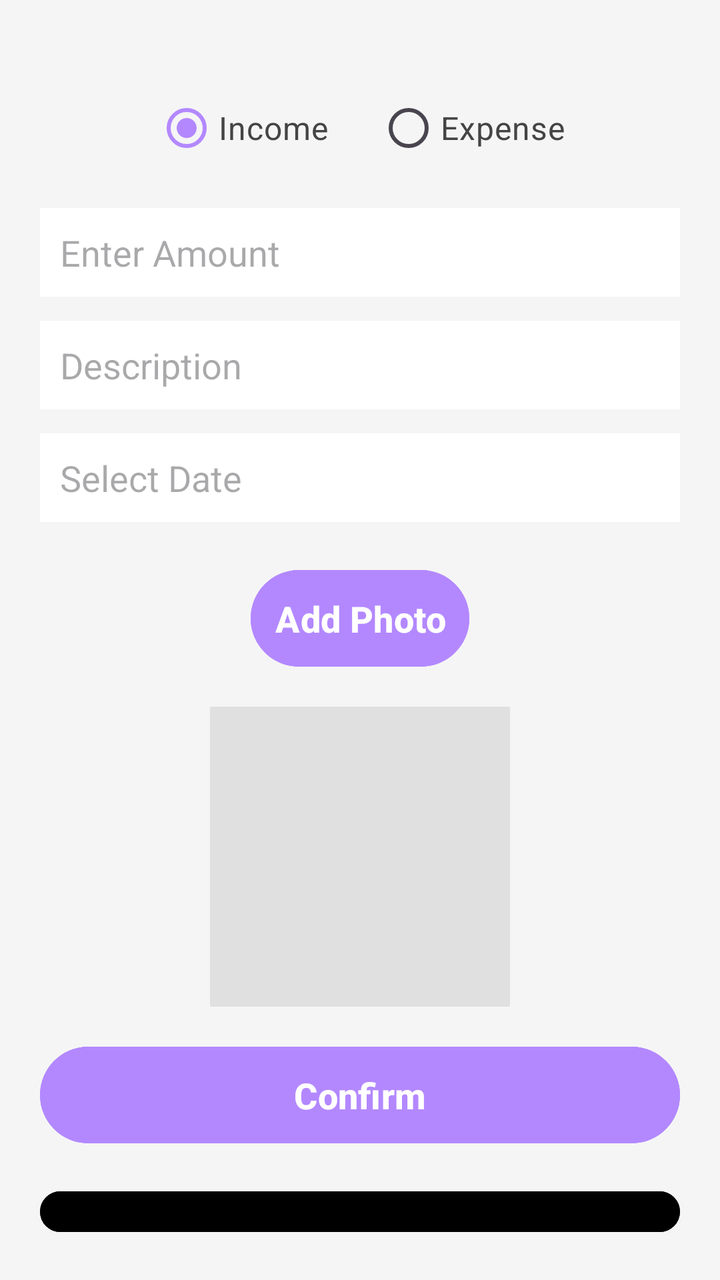
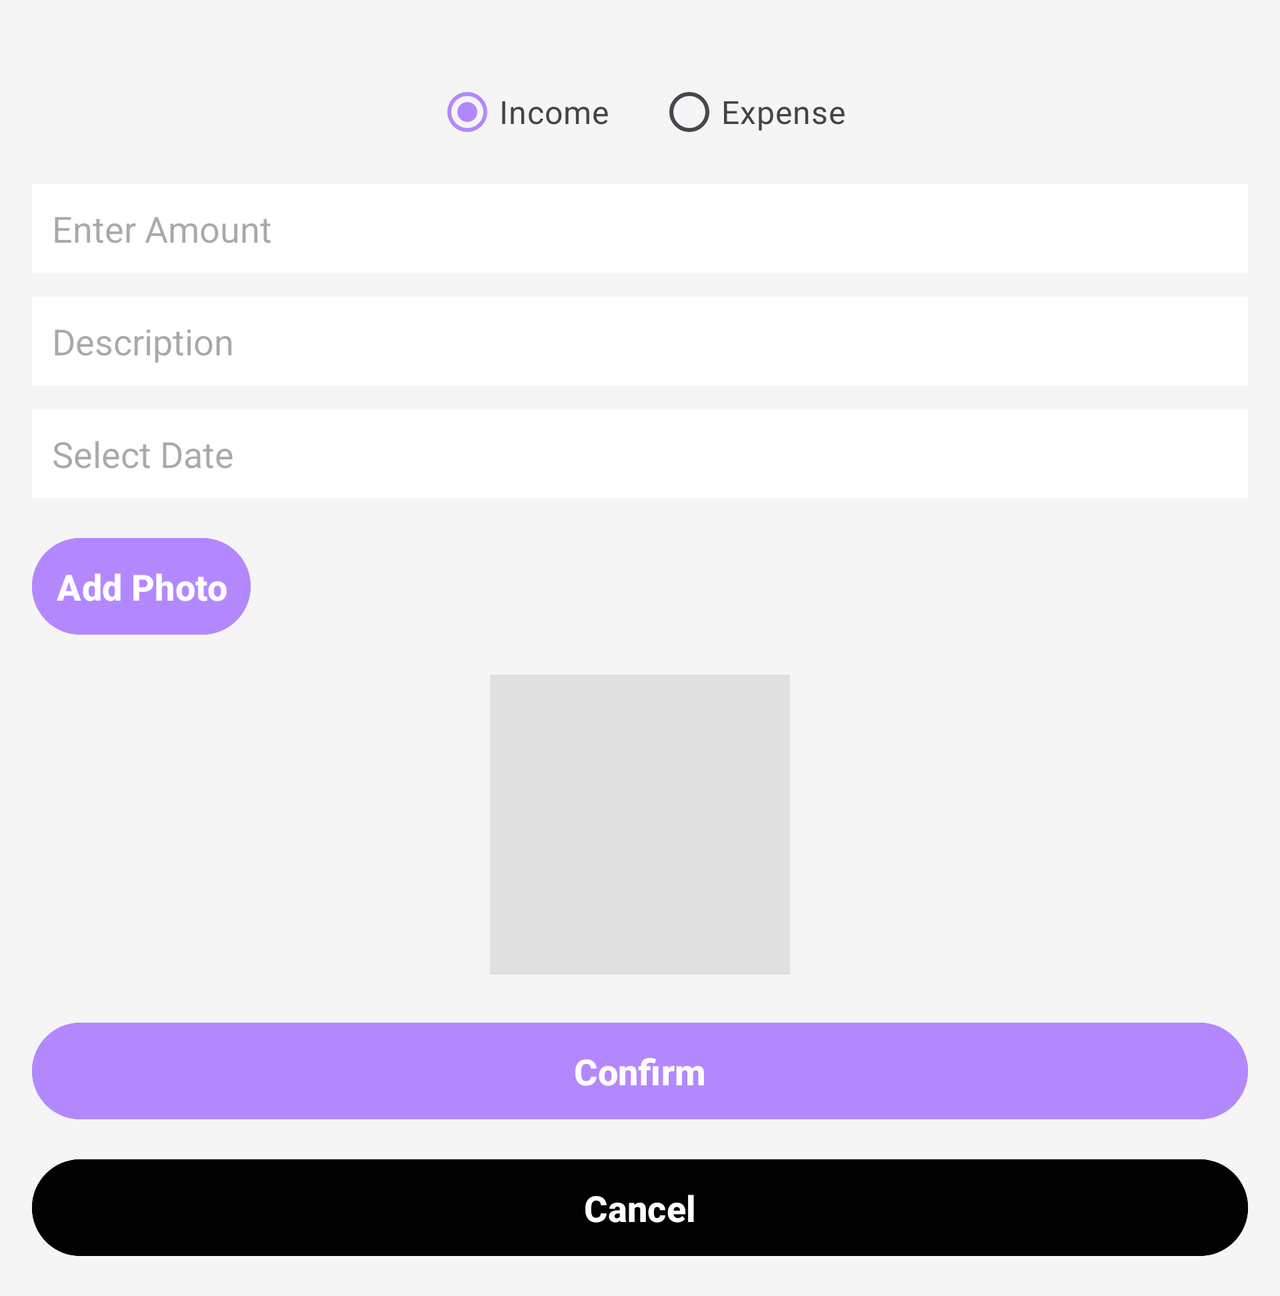

First picture: res/layout/ on a phone held upright. Second picture: the repository's own variant of that layout, on a device whose configuration matches the variant's folder. Source for both follows.
<!-- AndroidManifest.xml: application theme Theme.BudgetManager -->
<!-- res/layout/edit_item_fragment.xml -->
<?xml version="1.0" encoding="utf-8"?>
<LinearLayout
    xmlns:android="http://schemas.android.com/apk/res/android"
    android:layout_width="match_parent"
    android:layout_height="match_parent"
    android:orientation="vertical"
    android:padding="20dp"
    android:background="#F5F5F5"
    xmlns:tools="http://schemas.android.com/tools"
    tools:context="EditItemFragment">

    <RadioGroup
        android:id="@+id/transaction_type_group"
        android:layout_width="wrap_content"
        android:layout_height="wrap_content"
        android:layout_gravity="center_horizontal"
        android:orientation="horizontal"
        android:layout_marginTop="20dp"
        android:layout_marginBottom="16dp">

        <RadioButton
            android:id="@+id/income_radio"
            android:layout_width="wrap_content"
            android:layout_height="wrap_content"
            android:text="@string/income"
            android:textSize="16sp"
            android:textColor="#444444"
            android:checked="true" />

        <RadioButton
            android:id="@+id/expense_radio"
            android:layout_width="wrap_content"
            android:layout_height="wrap_content"
            android:text="@string/expense"
            android:layout_marginStart="24dp"
            android:textSize="16sp"
            android:textColor="#444444" />
    </RadioGroup>

    <EditText
        android:id="@+id/amount_input"
        android:layout_width="match_parent"
        android:layout_height="wrap_content"
        android:layout_marginBottom="12dp"
        android:hint="@string/enter_amount"
        android:inputType="numberDecimal"
        android:textSize="18sp"
        android:background="#FFFFFF"
        android:padding="10dp" />

    <EditText
        android:id="@+id/description_input"
        android:layout_width="match_parent"
        android:layout_height="wrap_content"
        android:layout_marginBottom="12dp"
        android:hint="@string/description"
        android:inputType="text"
        android:textSize="18sp"
        android:background="#FFFFFF"
        android:padding="10dp"/>

    <EditText
        android:id="@+id/date_picker"
        android:layout_width="match_parent"
        android:layout_height="wrap_content"
        android:layout_marginBottom="20dp"
        android:hint="@string/select_date"
        android:inputType="text"
        android:textSize="18sp"
        android:background="#FFFFFF"
        android:padding="10dp"
        android:focusable="false"/>

    <Button
        android:id="@+id/take_photo_button"
        android:layout_width="wrap_content"
        android:layout_height="wrap_content"
        android:layout_marginBottom="16dp"
        android:text="@string/add_photo"
        android:layout_gravity="center"
        android:textSize="18sp"
        android:textStyle="bold"
        android:backgroundTint="@color/purple"
        android:textColor="#FFFFFF"
        android:padding="12dp" />

    <ImageView
        android:id="@+id/selected_image"
        android:layout_width="150dp"
        android:layout_height="150dp"
        android:layout_gravity="center"
        android:layout_marginBottom="16dp"
        android:scaleType="centerCrop"
        android:background="#E0E0E0"
        android:contentDescription="@string/selected_image_placeholder" />

    <Button
        android:id="@+id/confirm_transaction_button"
        android:layout_width="match_parent"
        android:layout_height="wrap_content"
        android:layout_marginBottom="16dp"
        android:text="@string/confirm"
        android:textSize="18sp"
        android:textStyle="bold"
        android:backgroundTint="@color/purple"
        android:textColor="#FFFFFF"
        android:padding="12dp" />

    <Button
        android:id="@+id/cancel_button"
        android:layout_width="match_parent"
        android:layout_height="wrap_content"
        android:text="@string/cancel"
        android:textSize="18sp"
        android:textStyle="bold"
        android:backgroundTint="@color/gray"
        android:textColor="#FFFFFF"
        android:padding="12dp" />
</LinearLayout>
<!-- resources referenced by this layout -->
<resources>
  <color name="purple">#B388FF</color>
  <string name="add_photo">Add Photo</string>
  <string name="cancel">Cancel</string>
  <string name="confirm">Confirm</string>
  <string name="description">Description</string>
  <string name="enter_amount">Enter Amount</string>
  <string name="expense">Expense</string>
  <string name="income">Income</string>
  <string name="select_date">Select Date</string>
  <string name="selected_image_placeholder">Selected Image Placeholder</string>
  <style name="Theme.BudgetManager" parent="Base.Theme.BudgetManager" />
  <style name="Base.Theme.BudgetManager" parent="Theme.Material3.DayNight.NoActionBar">
          
          
          <item name="colorPrimary">@color/purple</item>
      </style>
</resources>
<!-- res/layout-land/edit_item_fragment.xml (the repository's variant of the layout above) -->
<!-- drawn on the phone turned sideways -->
<?xml version="1.0" encoding="utf-8"?>
<ScrollView
    xmlns:android="http://schemas.android.com/apk/res/android"
    xmlns:app="http://schemas.android.com/apk/res-auto"
    xmlns:tools="http://schemas.android.com/tools"
    android:layout_width="match_parent"
    android:layout_height="match_parent"
    android:fillViewport="true">

    <androidx.constraintlayout.widget.ConstraintLayout
        android:layout_width="match_parent"
        android:layout_height="wrap_content"
        android:padding="16dp"
        android:background="#F5F5F5">

        <RadioGroup
            android:id="@+id/transaction_type_group"
            android:layout_width="wrap_content"
            android:layout_height="wrap_content"
            android:orientation="horizontal"
            app:layout_constraintTop_toTopOf="parent"
            app:layout_constraintStart_toStartOf="parent"
            app:layout_constraintEnd_toEndOf="parent"
            android:layout_marginTop="16dp">

            <RadioButton
                android:id="@+id/income_radio"
                android:layout_width="wrap_content"
                android:layout_height="wrap_content"
                android:text="@string/income"
                android:textSize="16sp"
                android:textColor="#444444"
                android:checked="true" />

            <RadioButton
                android:id="@+id/expense_radio"
                android:layout_width="wrap_content"
                android:layout_height="wrap_content"
                android:text="@string/expense"
                android:layout_marginStart="24dp"
                android:textSize="16sp"
                android:textColor="#444444" />
        </RadioGroup>

        <EditText
            android:id="@+id/amount_input"
            android:layout_width="0dp"
            android:layout_height="wrap_content"
            android:hint="@string/enter_amount"
            android:inputType="numberDecimal"
            android:textSize="18sp"
            android:background="#FFFFFF"
            android:padding="10dp"
            app:layout_constraintTop_toBottomOf="@id/transaction_type_group"
            app:layout_constraintStart_toStartOf="parent"
            app:layout_constraintEnd_toEndOf="parent"
            app:layout_constraintHorizontal_bias="0.5"
            android:layout_marginTop="12dp" />

        <EditText
            android:id="@+id/description_input"
            android:layout_width="0dp"
            android:layout_height="wrap_content"
            android:hint="@string/description"
            android:inputType="text"
            android:textSize="18sp"
            android:background="#FFFFFF"
            android:padding="10dp"
            app:layout_constraintTop_toBottomOf="@id/amount_input"
            app:layout_constraintStart_toStartOf="parent"
            app:layout_constraintEnd_toEndOf="parent"
            android:layout_marginTop="12dp" />

        <EditText
            android:id="@+id/date_picker"
            android:layout_width="0dp"
            android:layout_height="wrap_content"
            android:hint="@string/select_date"
            android:inputType="text"
            android:textSize="18sp"
            android:background="#FFFFFF"
            android:padding="10dp"
            android:focusable="false"
            app:layout_constraintTop_toBottomOf="@id/description_input"
            app:layout_constraintStart_toStartOf="parent"
            app:layout_constraintEnd_toEndOf="parent"
            android:layout_marginTop="12dp" />

        <Button
            android:id="@+id/take_photo_button"
            android:layout_width="wrap_content"
            android:layout_height="wrap_content"
            android:text="@string/add_photo"
            android:textSize="18sp"
            android:textStyle="bold"
            android:backgroundTint="@color/purple"
            android:textColor="#FFFFFF"
            android:padding="12dp"
            app:layout_constraintTop_toBottomOf="@id/date_picker"
            app:layout_constraintStart_toStartOf="parent"
            android:layout_marginTop="16dp" />

        <ImageView
            android:id="@+id/selected_image"
            android:layout_width="150dp"
            android:layout_height="150dp"
            android:scaleType="centerCrop"
            android:background="#E0E0E0"
            android:contentDescription="@string/selected_image_placeholder"
            app:layout_constraintTop_toBottomOf="@id/take_photo_button"
            app:layout_constraintStart_toStartOf="parent"
            app:layout_constraintEnd_toEndOf="parent"
            android:layout_marginTop="16dp" />

        <Button
            android:id="@+id/confirm_transaction_button"
            android:layout_width="0dp"
            android:layout_height="wrap_content"
            android:text="@string/confirm"
            android:textSize="18sp"
            android:textStyle="bold"
            android:backgroundTint="@color/purple"
            android:textColor="#FFFFFF"
            android:padding="12dp"
            app:layout_constraintTop_toBottomOf="@id/selected_image"
            app:layout_constraintStart_toStartOf="parent"
            app:layout_constraintEnd_toEndOf="parent"
            android:layout_marginTop="20dp" />

        <Button
            android:id="@+id/cancel_button"
            android:layout_width="0dp"
            android:layout_height="wrap_content"
            android:text="@string/cancel"
            android:textSize="18sp"
            android:textStyle="bold"
            android:backgroundTint="@color/gray"
            android:textColor="#FFFFFF"
            android:padding="12dp"
            app:layout_constraintTop_toBottomOf="@id/confirm_transaction_button"
            app:layout_constraintStart_toStartOf="parent"
            app:layout_constraintEnd_toEndOf="parent"
            android:layout_marginTop="12dp" />

    </androidx.constraintlayout.widget.ConstraintLayout>
</ScrollView>
